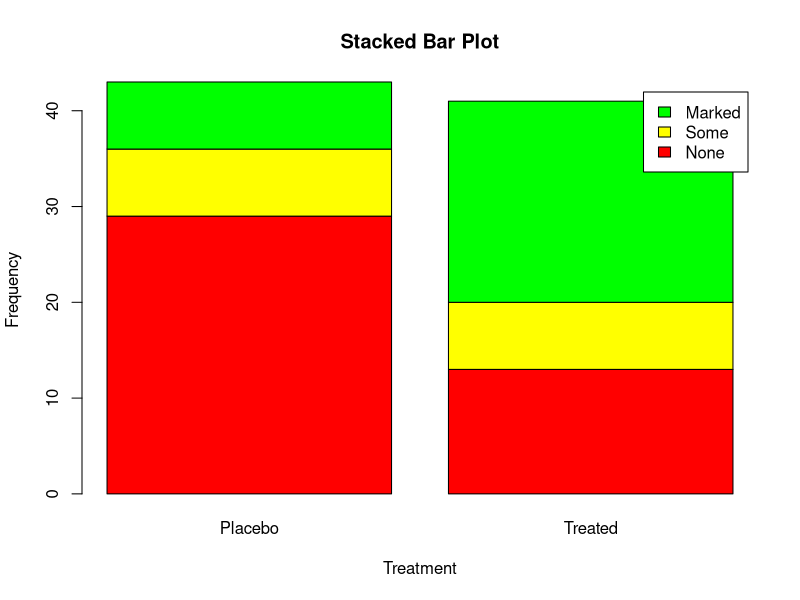
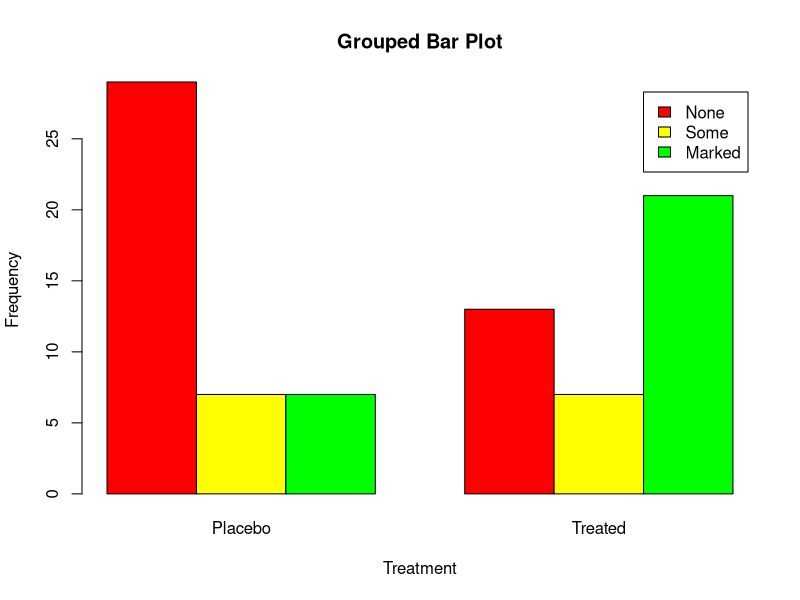

The R source for these figures, in order:
library(vcd)
counts <- table(Arthritis$Improved, Arthritis$Treatment)
print(counts)

barplot(counts,
    main = "Stacked Bar Plot",
    xlab = "Treatment", ylab = "Frequency",
    col = c("red", "yellow", "green"),
    legend = rownames(counts)
)
barplot(counts,
    main = "Grouped Bar Plot",
    xlab = "Treatment", ylab = "Frequency",
    col = c("red", "yellow", "green"),
    legend = rownames(counts), beside = TRUE
)
